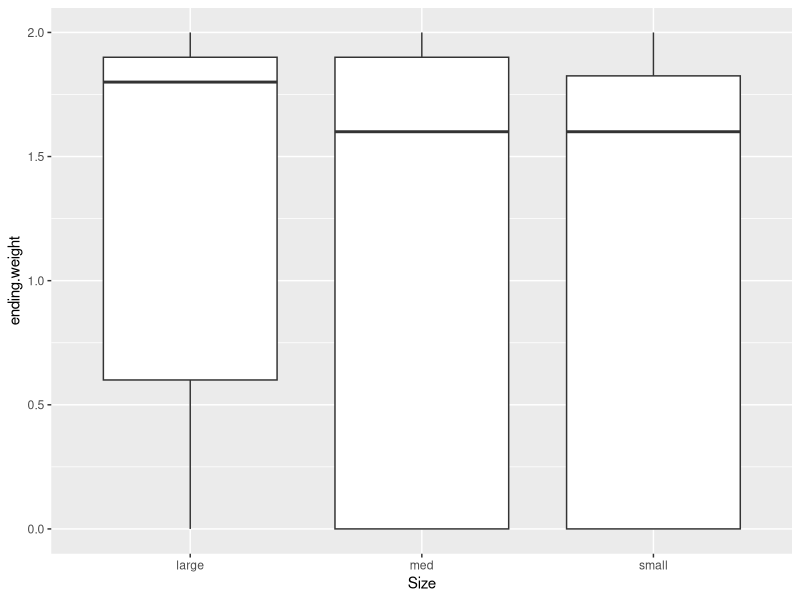
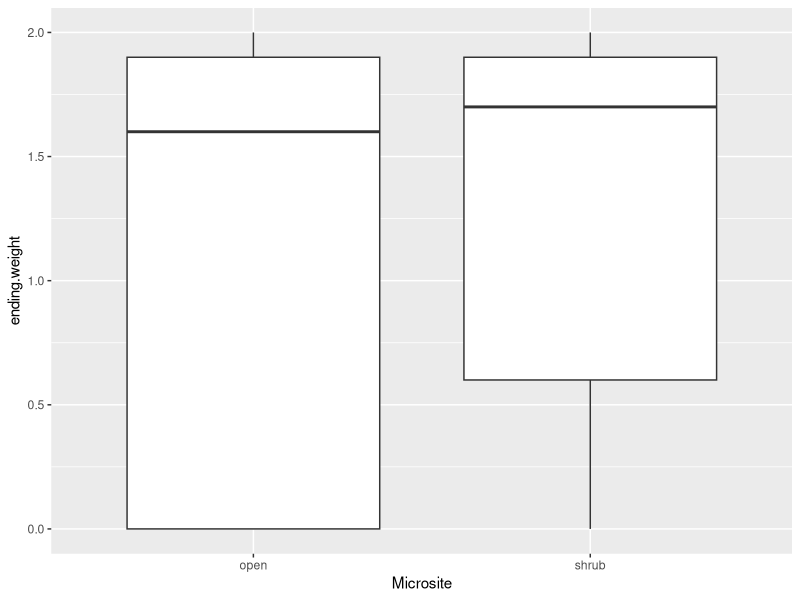
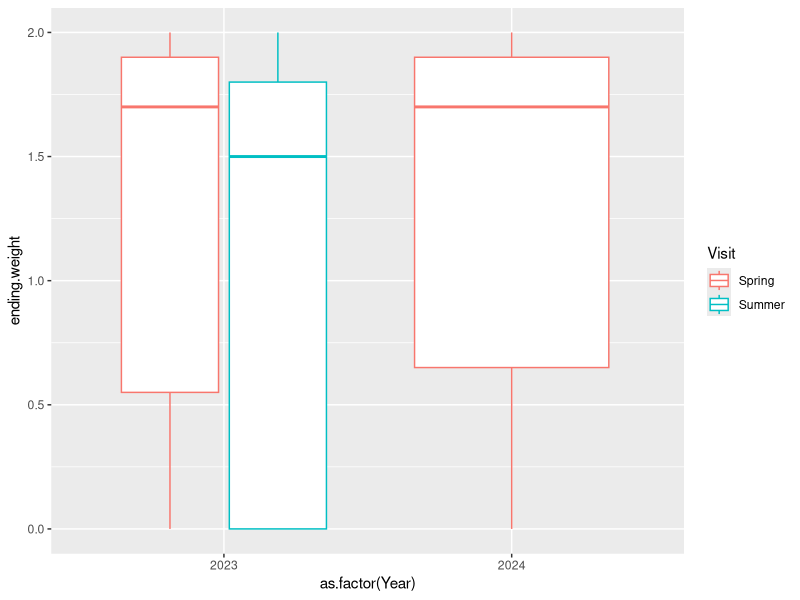
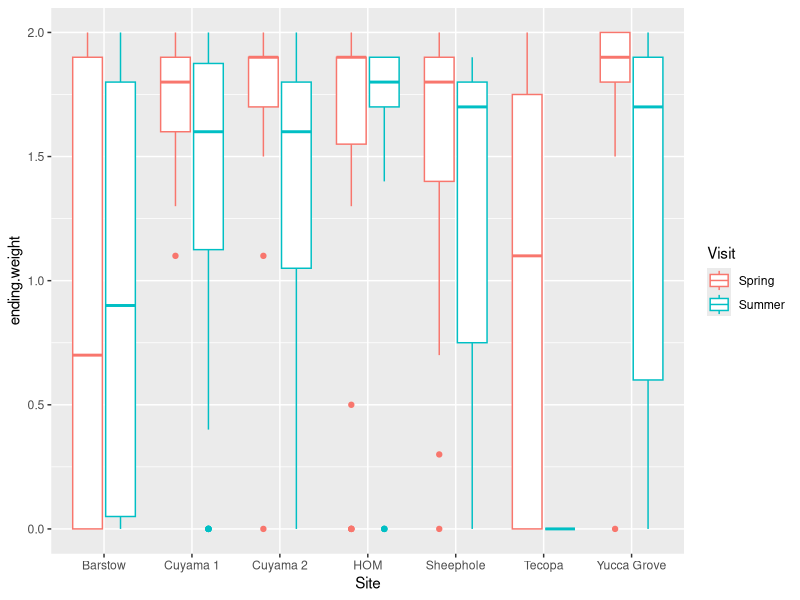
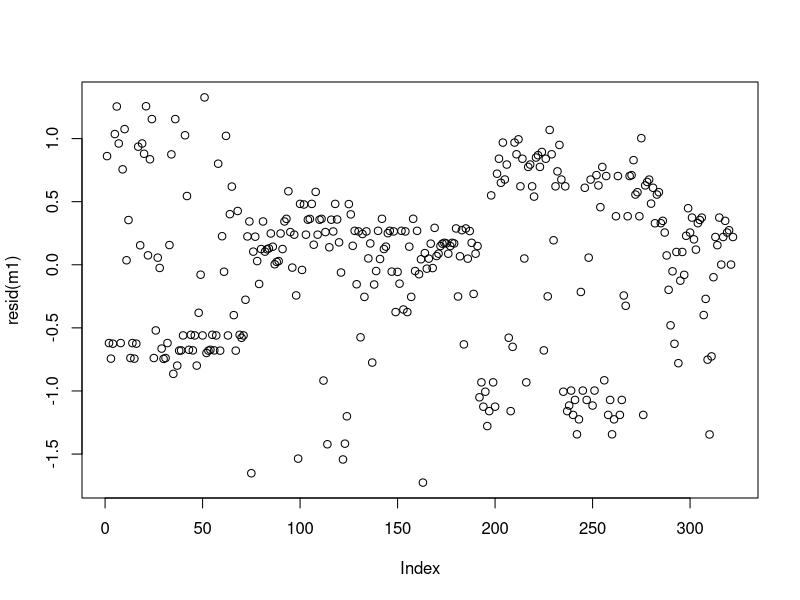

Here is the R script that generated these plots, in order:
## ---- chunk 1
library(dplyr)
library(ggplot2)
## ---- chunk 2
seed2023 <- read.csv("Raw Data/seedrates2023.csv")
#526 put out
seed2023 <- filter(seed2023, ending.weight != "disturbed")
seed2023 <- filter(seed2023, ending.weight != "broken")
seed2023 <- filter(seed2023, ending.weight != "was never put out")

seed2023 <- select(seed2023, 1:7)

seed2024 <- read.csv("Raw Data/seedsrates2024.csv")
seed2024 <- filter(seed2024, ending.weight != "disturbed")
seed2024 <- filter(seed2024, ending.weight != "not put out" & ending.weight != "never put out")


seeds <- rbind(seed2023, seed2024)
seeds$ending.weight <- as.numeric(seeds$ending.weight)

seedspring <- filter(seeds, Visit == "Spring")


unique(seeds$Size)
seeds$Size <- gsub(" ", "", seeds$Size)
seeds$Size <- gsub("medium", "med", seeds$Size)
seeds$Year <- as.factor(seeds$Year)

ggplot(seeds, aes(Size, ending.weight)) + geom_boxplot()

ggplot(seeds, aes(Microsite, ending.weight)) + geom_boxplot()

ggplot(seeds, aes(as.factor(Year), ending.weight, color = Visit)) + geom_boxplot()

ggplot(seeds, aes(Site, ending.weight, color = Visit)) + geom_boxplot()

library(glmmTMB)
library(emmeans)
m1 <- glmmTMB(ending.weight ~ Microsite  + Visit + Size + (1|Site) + (1|Year), data = seeds)
summary(m1)
car::Anova(m1)

m1 <- glmmTMB(ending.weight ~ Microsite  + Size + (1|Site) + (1|Year), data = seedspring)
summary(m1)
car::Anova(m1)

emmeans(m1, pairwise ~ Size)
shapiro.test(resid(m1))
plot(resid(m1))

## ---- chunk 3
#| echo: false
2 * 2
